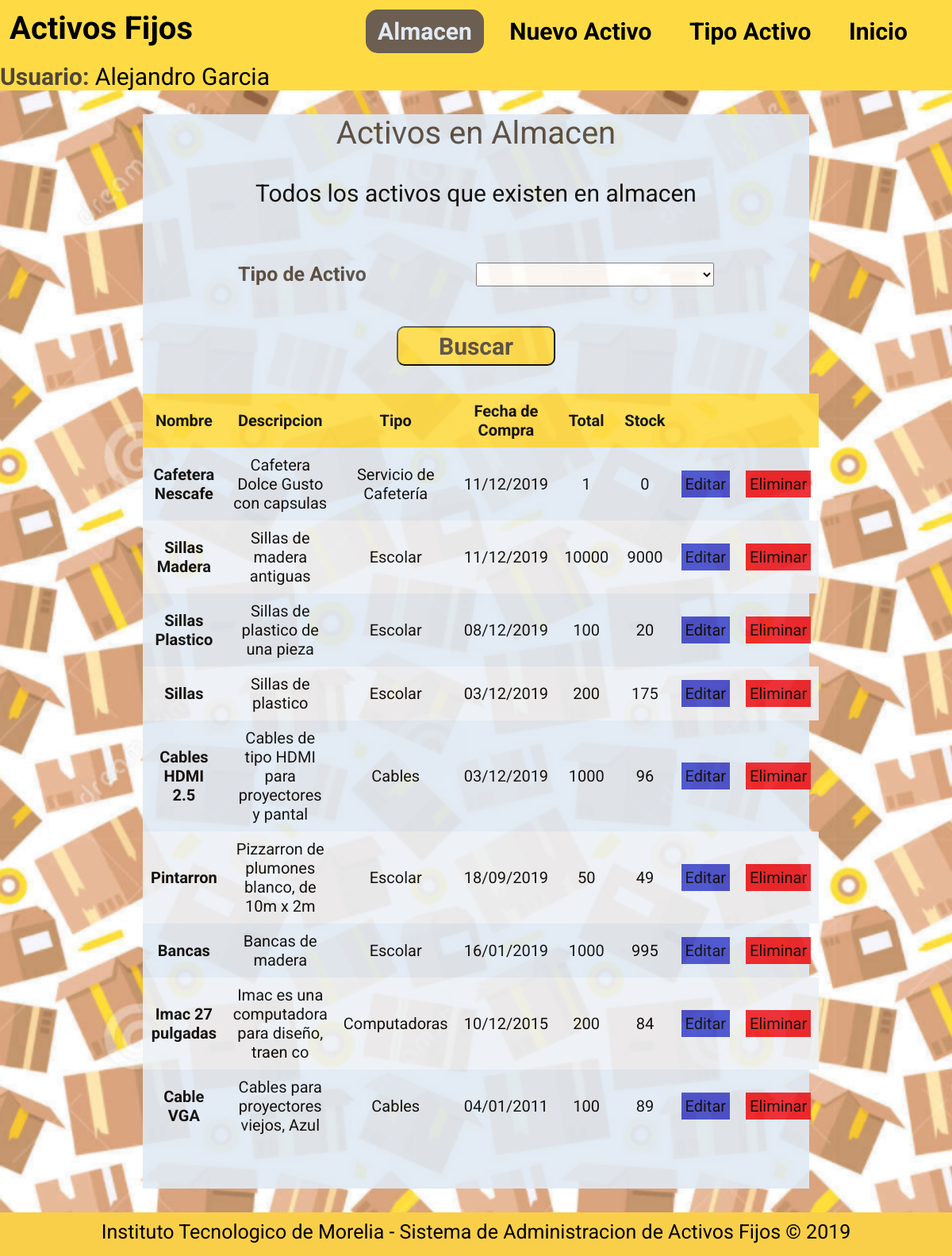
/index.php?op=110 (signed in), run on the app's committed database.
### tables this page shows
CREATE TABLE IF NOT EXISTS `ACTIVO` (
  `ID_ACTIVO` int(11) NOT NULL AUTO_INCREMENT,
  `NOMBRE` varchar(45) NOT NULL,
  `DESCRIPCION` varchar(45) DEFAULT NULL,
  `CANTIDAD_TOTAL` varchar(45) NOT NULL,
  `CANTIDAD_DISPONIBLE` varchar(45) NOT NULL,
  `FECHA_COMPRA` date NOT NULL,
  `ID_TIPO` int(11) NOT NULL,
  PRIMARY KEY (`ID_ACTIVO`),
  KEY `fk_ACTIVO_TIPO_ACTIVO1_idx` (`ID_TIPO`)
);

CREATE TABLE IF NOT EXISTS `TIPO_ACTIVO` (
  `ID_TIPO` int(11) NOT NULL AUTO_INCREMENT,
  `TIPO` varchar(45) NOT NULL,
  PRIMARY KEY (`ID_TIPO`)
);

### Procesa/bd.php (called while the page is built, shortened)
<?php
function bd_consulta($query)
{
	$hostname="localhost";
	$user="root";
	$password="";
	$bd="activosfijos";
	$connection = mysqli_connect($hostname , $user , $password);
	mysqli_select_db ($connection, $bd);
	$result = mysqli_query($connection, $query);
	return $result;
}
?>

### almacen.php (the view, shortened to what this page needs)
<?php
  $idTipo = 0;
?>
<div class="Titulo">
  <p>Activos en Almacen</p>
</div>
<div class="Texto">
  <p>Todos los activos que existen en almacen</p>
</div>
<form class="Formulario" action="index.php" method="get">
  <div class="Informacion">
    <div>
      <label for="tipo">Tipo de Activo</label>
      <select name="tipo">
        <option value="0" <?php if ($idTipo == 0) echo "selected"; ?> ></option>
        <?php
          $query = 'SELECT * FROM TIPO_ACTIVO';
          $result=bd_consulta($query);
          while ($row=mysqli_fetch_assoc($result)) {
            ?>
            <option value="<?php echo $row["ID_TIPO"] ?>" <?php if ($idTipo == $row["ID_TIPO"]) echo "selected"; ?> ><?php echo $row["TIPO"] ?></option>
            <?php
          }
        ?>
      </select>
    </div>
  </div>
  <div class="Botones">
    <div>
      <input type="submit" value="Buscar">
    </div>
  </div>
</form>
<table>
  <thead>
    <tr>
      <th>Nombre</th>
      <th>Descripcion</th>
      <th>Tipo</th>
      <th>Fecha de Compra</th>
      <th>Total</th>
      <th>Stock</th>
      <th></th>
      <th></th>
    </tr>
  </thead>
  <tbody>
    <?php
      if ($idTipo == 0) {
        $query = 'SELECT * FROM ACTIVO INNER JOIN TIPO_ACTIVO ON ACTIVO.id_tipo = TIPO_ACTIVO.id_tipo
                  ORDER BY fecha_compra DESC';
      }else {
        $query = 'SELECT * FROM ACTIVO INNER JOIN TIPO_ACTIVO ON ACTIVO.id_tipo = TIPO_ACTIVO.id_tipo
                  WHERE ACTIVO.id_tipo = '.$idTipo.'
                  ORDER BY fecha_compra DESC';
      }
      $result=bd_consulta($query);
      while ($row=mysqli_fetch_assoc($result)) {
        $row["FECHA_COMPRA"] = substr($row["FECHA_COMPRA"],8,2)."/".substr($row["FECHA_COMPRA"],5,2)."/".substr($row["FECHA_COMPRA"],0,4);
        ?>
        <tr>
          <th><?php echo $row["NOMBRE"] ?></th>
          <td><?php echo $row["DESCRIPCION"] ?></td>
          <td><?php echo $row["TIPO"] ?></td>
          <td><?php echo $row["FECHA_COMPRA"] ?></td>
          <td><?php echo $row["CANTIDAD_TOTAL"] ?></td>
          <td><?php echo $row["CANTIDAD_DISPONIBLE"] ?></td>
          <td><a href="index.php?op=111&&id=<?php echo $row["ID_ACTIVO"] ?>" id="Editar">Editar</a></td>
          <td><a href="Procesa\elminarActivo.php?id=<?php echo $row["ID_ACTIVO"] ?>" id="Eliminar">Eliminar</a></td>
        </tr>
        <?php
      }
    ?>
  </tbody>
</table>

### CSS/estilo.css (style rules this page uses)
* { margin: 0; padding: 0; font-family: 'Roboto', sans-serif; }
body { background: url('Fondo.png'); color: #000000; background-size: cover; }
section .Titulo { color: #4f463d; font-size: 40px; }
section .Texto { color: #000000; padding: 5px; margin: 30px; font-size: 30px; position: relative; }
section .Formulario { color: #000000; padding: 5px; margin: 30px; font-size: 30px; position: relative; z-index: 10; }
section .Formulario .Informacion div { margin: 30px auto; width: 600px; overflow: hidden; display: block; vertical-align: middle; }
section .Formulario .Informacion div label { color: #4f463d; font-size: 25px; font-weight: bold; float: left; vertical-align: middle; margin: auto; }
section .Formulario .Informacion div select { color: #000000; float: right; width: 300px; height: 30px; font-size: 20px; font-weight: bold; vertical-align: middle; margin: auto; }
section .Formulario .Botones div { width: 100%; margin-top: 50px; }
section .Formulario .Botones div input { margin: auto; width: 200px; height: 50px; font-size: 30px; background: #fedb45; color: #4f463d; font-weight: bold; border-radius: 10px; }
table { margin: auto; width: 95%; font-size: 20px; text-align: center; font-weight: normal; border-collapse: collapse; }
table thead { background: #fedb45; font-size: 20px; font-weight: bold; text-align: center; color: #000000; }
table th, td { padding: 10px; }
table tr:nth-child(even) { background: #edf1f6; }
table #Editar { background: #3f48cc; color: #000000; padding: 5px; text-decoration: none; }
table #Eliminar { background: #ec1c24; color: #000000; padding: 5px; text-decoration: none; }

### data on the page
activo: NOMBRE "Cafetera Nescafe", DESCRIPCION "Cafetera Dolce Gusto con capsulas", ID_TIPO.TIPO "Servicio de Cafetería", FECHA_COMPRA "11/12/2019", CANTIDAD_TOTAL "1", CANTIDAD_DISPONIBLE "0"
activo: NOMBRE "Sillas Madera", DESCRIPCION "Sillas de madera antiguas", ID_TIPO.TIPO "Escolar", FECHA_COMPRA "11/12/2019", CANTIDAD_TOTAL "10000", CANTIDAD_DISPONIBLE "9000"
activo: NOMBRE "Sillas Plastico", DESCRIPCION "Sillas de plastico de una pieza", ID_TIPO.TIPO "Escolar", FECHA_COMPRA "08/12/2019", CANTIDAD_TOTAL "100", CANTIDAD_DISPONIBLE "20"
activo: NOMBRE "Sillas", DESCRIPCION "Sillas de plastico", ID_TIPO.TIPO "Escolar", FECHA_COMPRA "03/12/2019", CANTIDAD_TOTAL "200", CANTIDAD_DISPONIBLE "175"
activo: NOMBRE "Cables HDMI 2.5", DESCRIPCION "Cables de tipo HDMI para proyectores y pantal", ID_TIPO.TIPO "Cables", FECHA_COMPRA "03/12/2019", CANTIDAD_TOTAL "1000", CANTIDAD_DISPONIBLE "96"
activo: NOMBRE "Pintarron", DESCRIPCION "Pizzarron de plumones blanco, de 10m x 2m", ID_TIPO.TIPO "Escolar", FECHA_COMPRA "18/09/2019", CANTIDAD_TOTAL "50", CANTIDAD_DISPONIBLE "49"
activo: NOMBRE "Bancas", DESCRIPCION "Bancas de madera", ID_TIPO.TIPO "Escolar", FECHA_COMPRA "16/01/2019", CANTIDAD_TOTAL "1000", CANTIDAD_DISPONIBLE "995"
activo: NOMBRE "Imac 27 pulgadas", DESCRIPCION "Imac es una computadora para diseño, traen co", ID_TIPO.TIPO "Computadoras", FECHA_COMPRA "10/12/2015", CANTIDAD_TOTAL "200", CANTIDAD_DISPONIBLE "84"
activo: NOMBRE "Cable VGA", DESCRIPCION "Cables para proyectores viejos, Azul", ID_TIPO.TIPO "Cables", FECHA_COMPRA "04/01/2011", CANTIDAD_TOTAL "100", CANTIDAD_DISPONIBLE "89"

### other printed values
$_SESSION["nombre"] "Alejandro Garcia"
